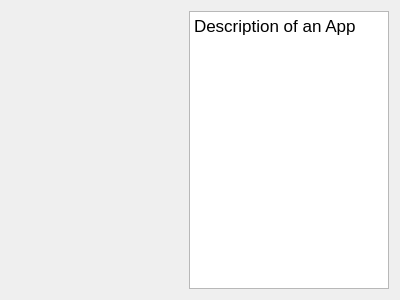
<?xml version="1.0" encoding="UTF-8"?>
<ui version="4.0">
 <class>About_window</class>
 <widget class="QWidget" name="About_window">
  <property name="geometry">
   <rect>
    <x>0</x>
    <y>0</y>
    <width>400</width>
    <height>300</height>
   </rect>
  </property>
  <property name="windowTitle">
   <string>Form</string>
  </property>
  <layout class="QHBoxLayout" name="horizontalLayout">
   <item>
    <widget class="DrawLogo" name="widget" native="true"/>
   </item>
   <item>
    <widget class="QTextBrowser" name="textBrowser">
     <property name="maximumSize">
      <size>
       <width>200</width>
       <height>16777215</height>
      </size>
     </property>
     <property name="html">
      <string>&lt;!DOCTYPE HTML PUBLIC &quot;-//W3C//DTD HTML 4.0//EN&quot; &quot;http://www.w3.org/TR/REC-html40/strict.dtd&quot;&gt;
&lt;html&gt;&lt;head&gt;&lt;meta name=&quot;qrichtext&quot; content=&quot;1&quot; /&gt;&lt;meta charset=&quot;utf-8&quot; /&gt;&lt;style type=&quot;text/css&quot;&gt;
p, li { white-space: pre-wrap; }
hr { height: 1px; border-width: 0; }
li.unchecked::marker { content: &quot;\2610&quot;; }
li.checked::marker { content: &quot;\2612&quot;; }
&lt;/style&gt;&lt;/head&gt;&lt;body style=&quot; font-family:'.AppleSystemUIFont'; font-size:13pt; font-weight:400; font-style:normal;&quot;&gt;
&lt;p style=&quot; margin-top:0px; margin-bottom:0px; margin-left:0px; margin-right:0px; -qt-block-indent:0; text-indent:0px;&quot;&gt;Description of an App&lt;/p&gt;
&lt;p style=&quot;-qt-paragraph-type:empty; margin-top:0px; margin-bottom:0px; margin-left:0px; margin-right:0px; -qt-block-indent:0; text-indent:0px;&quot;&gt;&lt;br /&gt;&lt;/p&gt;&lt;/body&gt;&lt;/html&gt;</string>
     </property>
    </widget>
   </item>
  </layout>
 </widget>
 <customwidgets>
  <customwidget>
   <class>DrawLogo</class>
   <extends>QWidget</extends>
   <header>drawlogo.h</header>
   <container>1</container>
  </customwidget>
 </customwidgets>
 <resources/>
 <connections/>
</ui>
